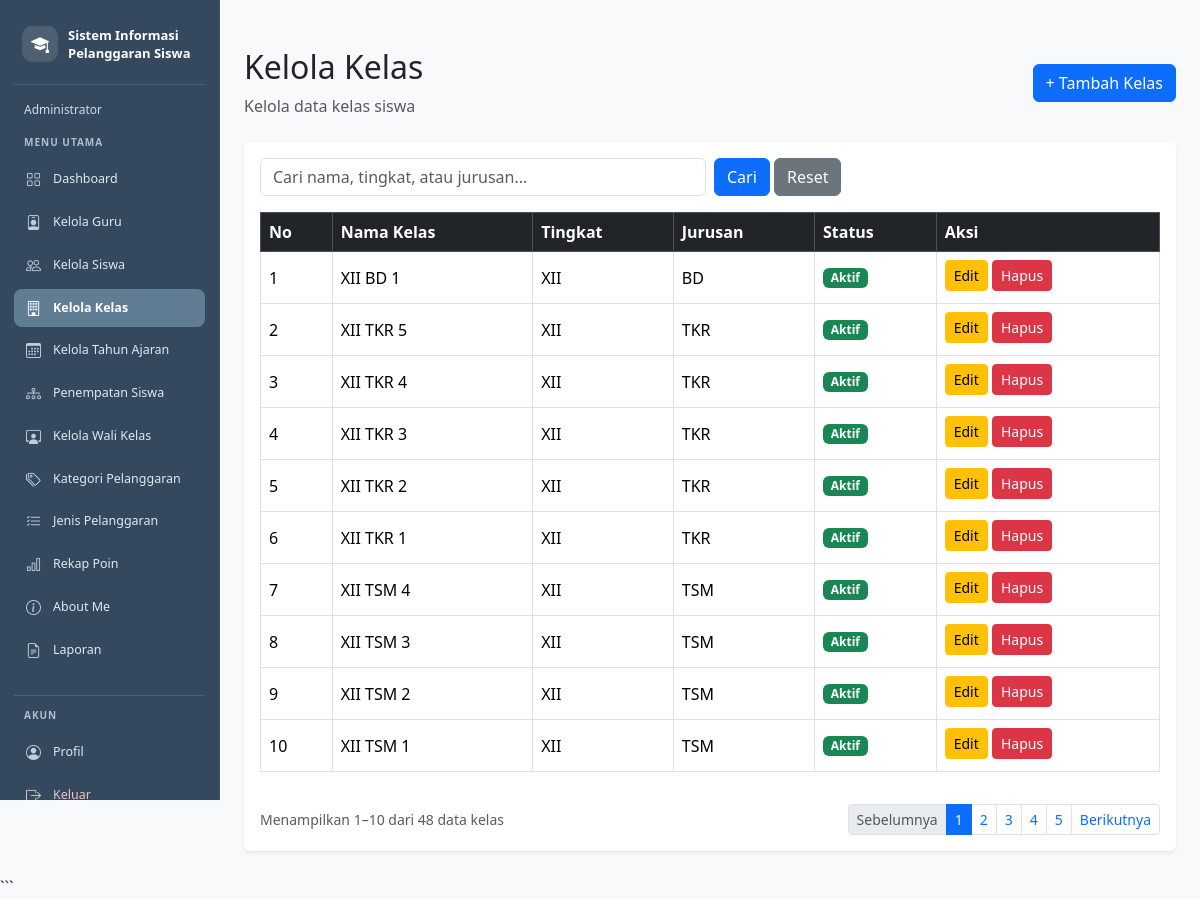
The app's page /kelas.php (signed in) with its own data.
### tables this page shows
CREATE TABLE `t_kelas` (
  `id` int(11) NOT NULL,
  `nama` varchar(100) NOT NULL,
  `tingkat` varchar(20) NOT NULL,
  `jurusan` varchar(100) NOT NULL,
  `status_aktif` tinyint(1) NOT NULL,
  `created_at` timestamp NULL DEFAULT current_timestamp(),
  `updated_at` timestamp NULL DEFAULT current_timestamp()
);

### kelas.php (the view, shortened to what this page needs)
<?php
include "config/koneksi.php";
$cari = trim($_GET['cari'] ?? '');
$batas = 10;
$halaman = max(1, (int)($_GET['halaman'] ?? 1));
$keyword = "%" . $cari . "%";
$sqlJumlah = "SELECT COUNT(*) AS total
              FROM t_kelas
              WHERE nama LIKE ?
                 OR tingkat LIKE ?
                 OR jurusan LIKE ?";
$stmtJumlah = mysqli_prepare($koneksi, $sqlJumlah);
mysqli_stmt_bind_param(
    $stmtJumlah,
    "sss",
    $keyword,
    $keyword,
    $keyword
);
mysqli_stmt_execute($stmtJumlah);
$hasilJumlah = mysqli_stmt_get_result($stmtJumlah);
$dataJumlah = mysqli_fetch_assoc($hasilJumlah);
$totalData = (int)$dataJumlah['total'];
$totalHalaman = max(1, (int)ceil($totalData / $batas));
$offset = ($halaman - 1) * $batas;
$sql = "SELECT id, nama, tingkat, jurusan, status_aktif
        FROM t_kelas
        WHERE nama LIKE ?
           OR tingkat LIKE ?
           OR jurusan LIKE ?
        ORDER BY id DESC
        LIMIT ? OFFSET ?";
$stmt = mysqli_prepare($koneksi, $sql);
mysqli_stmt_bind_param(
    $stmt,
    "sssii",
    $keyword,
    $keyword,
    $keyword,
    $batas,
    $offset
);
mysqli_stmt_execute($stmt);
$result = mysqli_stmt_get_result($stmt);
function urlHalamanKelas($nomorHalaman, $cari)
{
    return "kelas.php?" . http_build_query([
        "cari" => $cari,
        "halaman" => $nomorHalaman
    ]);
}
?>
<!DOCTYPE html>
<html lang="id">
<head>
    <link href="https://cdn.jsdelivr.net/npm/bootstrap@5.3.8/dist/css/bootstrap.min.css"
          rel="stylesheet">
</head>
<body>
<?php include "includes/sidebar.php"; ?>
<main class="konten-utama">
    <div class="d-flex flex-wrap justify-content-between
                align-items-center gap-3 mb-4">
        <div>
            <h2>Kelola Kelas</h2>
            <p class="text-muted mb-0">
                Kelola data kelas siswa
            </p>
        </div>
        <a href="tambah_kelas.php" class="btn btn-primary">
            + Tambah Kelas
        </a>
    </div>
    <div class="card border-0 shadow-sm">
        <div class="card-body">
            <form method="GET" action="kelas.php"
                  class="row g-2 mb-3">
                <div class="col-md-6">
                    <input
                        type="search"
                        name="cari"
                        class="form-control"
                        placeholder="Cari nama, tingkat, atau jurusan..."
                        value="<?= htmlspecialchars($cari, ENT_QUOTES, 'UTF-8'); ?>">
                </div>
                <div class="col-auto">
                    <button type="submit" class="btn btn-primary">
                        Cari
                    </button>
                    <a href="kelas.php" class="btn btn-secondary">
                        Reset
                    </a>
                </div>
            </form>
            <div class="table-responsive">
                <table class="table table-bordered table-hover align-middle">
                    <thead class="table-dark">
                        <tr>
                            <th>No</th>
                            <th>Nama Kelas</th>
                            <th>Tingkat</th>
                            <th>Jurusan</th>
                            <th>Status</th>
                            <th>Aksi</th>
                        </tr>
                    </thead>
                    <tbody>
                    <?php
                    $no = $offset + 1;
                    if (mysqli_num_rows($result) > 0) {
                        while ($kelas = mysqli_fetch_assoc($result)) {
                    ?>
                        <tr>
                            <td><?= $no++; ?></td>
                            <td>
                                <?= htmlspecialchars($kelas['nama'], ENT_QUOTES, 'UTF-8'); ?>
                            </td>
                            <td>
                                <?= htmlspecialchars($kelas['tingkat'], ENT_QUOTES, 'UTF-8'); ?>
                            </td>
                            <td>
                                <?= htmlspecialchars($kelas['jurusan'], ENT_QUOTES, 'UTF-8'); ?>
                            </td>
                            <td>
                                <?php if ($kelas['status_aktif'] == 1) { ?>
                                    <span class="badge bg-success">
                                        Aktif
                                    </span>
                                <?php } else { ?>
                                    <span class="badge bg-secondary">
                                        Tidak Aktif
                                    </span>
                                <?php } ?>
                            </td>
                            <td>
                                <a
                                    href="edit_kelas.php?id=<?= (int)$kelas['id']; ?>"
                                    class="btn btn-sm btn-warning mb-1">
                                    Edit
                                </a>
                                <form
                                    action="hapus_kelas.php"
                                    method="POST"
                                    class="d-inline"
                                    onsubmit="return confirm('Yakin ingin menghapus kelas ini?');">
                                    <button
                                        type="submit"
                                        class="btn btn-sm btn-danger mb-1">
                                        Hapus
                                    </button>
                                </form>
                            </td>
                        </tr>
                    <?php
                        }
                    } ?>
                    </tbody>
                </table>
            </div>
            <div class="d-flex flex-wrap justify-content-between
                        align-items-center gap-2 mt-3">
                <small class="text-muted">
                    <?php if ($totalData > 0) { ?>
                        Menampilkan <?= $offset + 1; ?>–<?= min($offset + $batas, $totalData); ?>
                        dari <?= $totalData; ?> data kelas
                    <?php } else { ?>
                        Tidak ada data kelas
                    <?php } ?>
                </small>
                <?php if ($totalHalaman > 1) { ?>
                    <nav aria-label="Navigasi halaman kelas">
                        <ul class="pagination pagination-sm mb-0">
                            <li class="page-item <?= ($halaman <= 1) ? 'disabled' : ''; ?>">
                                <a
                                    class="page-link"
                                    href="<?= htmlspecialchars(urlHalamanKelas(max(1, $halaman - 1), $cari), ENT_QUOTES, 'UTF-8'); ?>">
                                    Sebelumnya
                                </a>
                            </li>
                            <?php for ($i = 1; $i <= $totalHalaman; $i++) { ?>
                                <li class="page-item <?= ($i === $halaman) ? 'active' : ''; ?>">
                                    <a
                                        class="page-link"
                                        href="<?= htmlspecialchars(urlHalamanKelas($i, $cari), ENT_QUOTES, 'UTF-8'); ?>">
                                        <?= $i; ?>
                                    </a>
                                </li>
                            <?php } ?>
                            <li class="page-item <?= ($halaman >= $totalHalaman) ? 'disabled' : ''; ?>">
                                <a
                                    class="page-link"
                                    href="<?= htmlspecialchars(urlHalamanKelas(min($totalHalaman, $halaman + 1), $cari), ENT_QUOTES, 'UTF-8'); ?>">
                                    Berikutnya
                                </a>
                            </li>
                        </ul>
                    </nav>
                <?php } ?>
            </div>
        </div>
    </div>
</main>
</body>
</html>

### kelas.php (style rules this page uses)
body { margin: 0; background: #f8f9fa; }
.konten-utama { margin-left: 220px; width: calc(100% - 220px); min-height: 100vh; padding: 24px; box-sizing: border-box; }

### records on screen
t_kelas: nama "XII BD 1", tingkat "XII", jurusan "BD", status_aktif "Aktif"
t_kelas: nama "XII TKR 5", tingkat "XII", jurusan "TKR", status_aktif "Aktif"
t_kelas: nama "XII TKR 4", tingkat "XII", jurusan "TKR", status_aktif "Aktif"
t_kelas: nama "XII TKR 3", tingkat "XII", jurusan "TKR", status_aktif "Aktif"
t_kelas: nama "XII TKR 2", tingkat "XII", jurusan "TKR", status_aktif "Aktif"
t_kelas: nama "XII TKR 1", tingkat "XII", jurusan "TKR", status_aktif "Aktif"
t_kelas: nama "XII TSM 4", tingkat "XII", jurusan "TSM", status_aktif "Aktif"
t_kelas: nama "XII TSM 3", tingkat "XII", jurusan "TSM", status_aktif "Aktif"
t_kelas: nama "XII TSM 2", tingkat "XII", jurusan "TSM", status_aktif "Aktif"
t_kelas: nama "XII TSM 1", tingkat "XII", jurusan "TSM", status_aktif "Aktif"

### other values on screen
$labelRole "Administrator"
$menu[0] "Dashboard"
$menu[0] "Kelola Guru"
$menu[0] "Kelola Siswa"
$menu[0] "Kelola Kelas"
$menu[0] "Kelola Tahun Ajaran"
$menu[0] "Penempatan Siswa"
$menu[0] "Kelola Wali Kelas"
$menu[0] "Kategori Pelanggaran"
$menu[0] "Jenis Pelanggaran"
$menu[0] "Rekap Poin"
$menu[0] "About Me"
$menu[0] "Laporan"
$offset + 1 "1"
min($offset + $batas, $totalData) "10"
